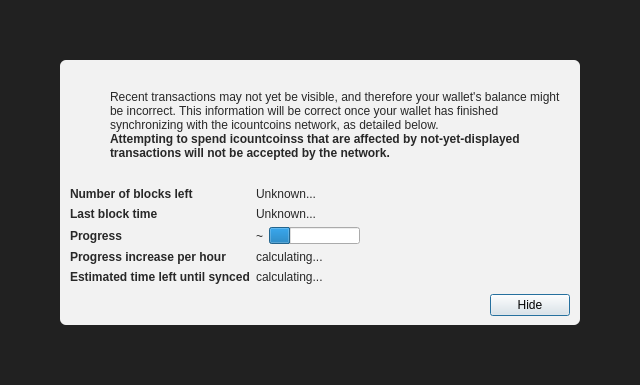
<?xml version="1.0" encoding="UTF-8"?>
<ui version="4.0">
 <class>ModalOverlay</class>
 <widget class="ModalOverlay" name="ModalOverlay">
  <property name="geometry">
   <rect>
    <x>0</x>
    <y>0</y>
    <width>640</width>
    <height>385</height>
   </rect>
  </property>
  <property name="windowTitle">
   <string>Form</string>
  </property>
  <layout class="QVBoxLayout" name="verticalLayout" stretch="0">
   <property name="sizeConstraint">
    <enum>QLayout::SetDefaultConstraint</enum>
   </property>
   <property name="leftMargin">
    <number>0</number>
   </property>
   <property name="topMargin">
    <number>0</number>
   </property>
   <property name="rightMargin">
    <number>0</number>
   </property>
   <property name="bottomMargin">
    <number>0</number>
   </property>
   <item>
    <widget class="QWidget" name="bgWidget" native="true">
     <property name="styleSheet">
      <string notr="true">#bgWidget { background: rgba(0,0,0,220); }</string>
     </property>
     <layout class="QVBoxLayout" name="verticalLayoutMain" stretch="1">
      <property name="leftMargin">
       <number>60</number>
      </property>
      <property name="topMargin">
       <number>60</number>
      </property>
      <property name="rightMargin">
       <number>60</number>
      </property>
      <property name="bottomMargin">
       <number>60</number>
      </property>
      <item>
       <widget class="QWidget" name="contentWidget" native="true">
        <property name="styleSheet">
         <string notr="true">#contentWidget { background: rgba(255,255,255,240); border-radius: 6px; }

QLabel { color: rgb(40,40,40);  }</string>
        </property>
        <layout class="QVBoxLayout" name="verticalLayoutSub" stretch="1,0,0,0">
         <property name="spacing">
          <number>0</number>
         </property>
         <property name="leftMargin">
          <number>10</number>
         </property>
         <property name="topMargin">
          <number>10</number>
         </property>
         <property name="rightMargin">
          <number>10</number>
         </property>
         <property name="bottomMargin">
          <number>10</number>
         </property>
         <item>
          <layout class="QHBoxLayout" name="horizontalLayoutIconText" stretch="0,1">
           <property name="topMargin">
            <number>20</number>
           </property>
           <item>
            <layout class="QVBoxLayout" name="verticalLayoutIcon">
             <property name="leftMargin">
              <number>0</number>
             </property>
             <item>
              <widget class="QPushButton" name="warningIcon">
               <property name="enabled">
                <bool>false</bool>
               </property>
               <property name="text">
                <string/>
               </property>
               <property name="icon">
                <iconset>
                 <normaloff>:/icons/warning</normaloff>
                 <disabledoff>:/icons/warning</disabledoff>:/icons/warning</iconset>
               </property>
               <property name="iconSize">
                <size>
                 <width>48</width>
                 <height>48</height>
                </size>
               </property>
               <property name="flat">
                <bool>true</bool>
               </property>
              </widget>
             </item>
             <item>
              <spacer name="verticalSpacerWarningIcon">
               <property name="orientation">
                <enum>Qt::Vertical</enum>
               </property>
               <property name="sizeHint" stdset="0">
                <size>
                 <width>20</width>
                 <height>40</height>
                </size>
               </property>
              </spacer>
             </item>
            </layout>
           </item>
           <item>
            <layout class="QVBoxLayout" name="verticalLayoutInfoText">
             <property name="leftMargin">
              <number>0</number>
             </property>
             <property name="topMargin">
              <number>0</number>
             </property>
             <item>
              <widget class="QLabel" name="infoText">
               <property name="text">
                <string>Recent transactions may not yet be visible, and therefore your wallet's balance might be incorrect. This information will be correct once your wallet has finished synchronizing with the icountcoins network, as detailed below.</string>
               </property>
               <property name="textFormat">
                <enum>Qt::RichText</enum>
               </property>
               <property name="wordWrap">
                <bool>true</bool>
               </property>
              </widget>
             </item>
             <item>
              <widget class="QLabel" name="infoTextStrong">
               <property name="font">
                <font>
                 <weight>75</weight>
                 <bold>true</bold>
                </font>
               </property>
               <property name="text">
                <string>Attempting to spend icountcoinss that are affected by not-yet-displayed transactions will not be accepted by the network.</string>
               </property>
               <property name="textFormat">
                <enum>Qt::RichText</enum>
               </property>
               <property name="wordWrap">
                <bool>true</bool>
               </property>
              </widget>
             </item>
             <item>
              <spacer name="verticalSpacerInTextSpace">
               <property name="orientation">
                <enum>Qt::Vertical</enum>
               </property>
               <property name="sizeHint" stdset="0">
                <size>
                 <width>20</width>
                 <height>40</height>
                </size>
               </property>
              </spacer>
             </item>
            </layout>
           </item>
          </layout>
         </item>
         <item>
          <spacer name="verticalSpacerAfterText">
           <property name="orientation">
            <enum>Qt::Vertical</enum>
           </property>
           <property name="sizeHint" stdset="0">
            <size>
             <width>20</width>
             <height>40</height>
            </size>
           </property>
          </spacer>
         </item>
         <item>
          <layout class="QFormLayout" name="formLayout">
           <property name="fieldGrowthPolicy">
            <enum>QFormLayout::FieldsStayAtSizeHint</enum>
           </property>
           <property name="horizontalSpacing">
            <number>6</number>
           </property>
           <property name="verticalSpacing">
            <number>6</number>
           </property>
           <property name="topMargin">
            <number>10</number>
           </property>
           <item row="0" column="0">
            <widget class="QLabel" name="labelNumberOfBlocksLeft">
             <property name="font">
              <font>
               <weight>75</weight>
               <bold>true</bold>
              </font>
             </property>
             <property name="text">
              <string>Number of blocks left</string>
             </property>
            </widget>
           </item>
           <item row="0" column="1">
            <widget class="QLabel" name="numberOfBlocksLeft">
             <property name="text">
              <string>Unknown...</string>
             </property>
            </widget>
           </item>
           <item row="1" column="0">
            <widget class="QLabel" name="labelLastBlockTime">
             <property name="font">
              <font>
               <weight>75</weight>
               <bold>true</bold>
              </font>
             </property>
             <property name="text">
              <string>Last block time</string>
             </property>
            </widget>
           </item>
           <item row="1" column="1">
            <widget class="QLabel" name="newestBlockDate">
             <property name="sizePolicy">
              <sizepolicy hsizetype="Maximum" vsizetype="Preferred">
               <horstretch>0</horstretch>
               <verstretch>0</verstretch>
              </sizepolicy>
             </property>
             <property name="text">
              <string>Unknown...</string>
             </property>
            </widget>
           </item>
           <item row="2" column="0">
            <widget class="QLabel" name="labelSyncDone">
             <property name="font">
              <font>
               <weight>75</weight>
               <bold>true</bold>
              </font>
             </property>
             <property name="text">
              <string>Progress</string>
             </property>
            </widget>
           </item>
           <item row="2" column="1">
            <layout class="QHBoxLayout" name="horizontalLayoutSync" stretch="0,1">
             <item>
              <widget class="QLabel" name="percentageProgress">
               <property name="text">
                <string notr="true">~</string>
               </property>
              </widget>
             </item>
             <item>
              <widget class="QProgressBar" name="progressBar">
               <property name="value">
                <number>24</number>
               </property>
               <property name="format">
                <string/>
               </property>
              </widget>
             </item>
            </layout>
           </item>
           <item row="4" column="0">
            <widget class="QLabel" name="labelProgressIncrease">
             <property name="font">
              <font>
               <weight>75</weight>
               <bold>true</bold>
              </font>
             </property>
             <property name="text">
              <string>Progress increase per hour</string>
             </property>
            </widget>
           </item>
           <item row="4" column="1">
            <widget class="QLabel" name="progressIncreasePerH">
             <property name="text">
              <string>calculating...</string>
             </property>
            </widget>
           </item>
           <item row="5" column="0">
            <widget class="QLabel" name="labelEstimatedTimeLeft">
             <property name="font">
              <font>
               <weight>75</weight>
               <bold>true</bold>
              </font>
             </property>
             <property name="text">
              <string>Estimated time left until synced</string>
             </property>
            </widget>
           </item>
           <item row="5" column="1">
            <widget class="QLabel" name="expectedTimeLeft">
             <property name="text">
              <string>calculating...</string>
             </property>
            </widget>
           </item>
          </layout>
         </item>
         <item>
          <layout class="QHBoxLayout" name="horizontalLayoutButtons">
           <property name="leftMargin">
            <number>10</number>
           </property>
           <property name="topMargin">
            <number>10</number>
           </property>
           <item>
            <spacer name="horizontalSpacer">
             <property name="orientation">
              <enum>Qt::Horizontal</enum>
             </property>
             <property name="sizeHint" stdset="0">
              <size>
               <width>40</width>
               <height>20</height>
              </size>
             </property>
            </spacer>
           </item>
           <item>
            <widget class="QPushButton" name="closeButton">
             <property name="text">
              <string>Hide</string>
             </property>
             <property name="focusPolicy">
              <enum>Qt::StrongFocus</enum>
             </property>
             <property name="default">
              <bool>true</bool>
             </property>
            </widget>
           </item>
          </layout>
         </item>
        </layout>
       </widget>
      </item>
     </layout>
    </widget>
   </item>
  </layout>
 </widget>
 <customwidgets>
  <customwidget>
   <class>ModalOverlay</class>
   <extends>QWidget</extends>
   <header>qt/modaloverlay.h</header>
   <container>1</container>
  </customwidget>
 </customwidgets>
 <resources/>
 <connections/>
</ui>
